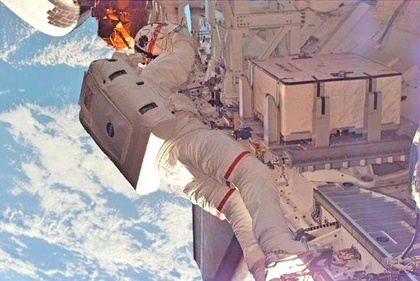
%> input picture Permeability/Test1.jpg, 420 x 281 px, shrunk from 590 x 395 before the run
$ octave Evaluta_Test.m   (GNU Octave 9; MATLAB toolbox functions it lacks are replaced by stand-ins)
%> lines starting %> are read from the running program, lines starting %| are printed output that depends on the picture
%> further down, img is the input picture: size 281x420x3 uint8; mean R, G, B 166.4, 151.2, 155.2
### Permeability/Evaluta.m
function EvalutaValue = Evaluta(image)

[row, col] = size(image(:,:,1));
%> row = 281; col = 420
MinPixel = zeros(3, 1);
MinImage = zeros(row, col);
%> MinImage: size 281x420 double; every value is 0
R_Channel = image(:,:,1);
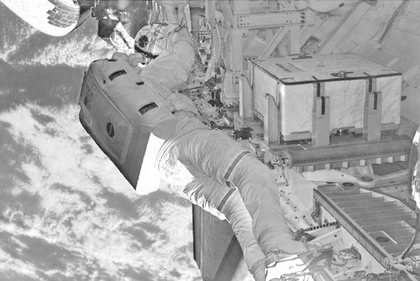
%> R_Channel: size 281x420 uint8; min 21, max 255, mean 166.4
G_Channel = image(:,:,2);
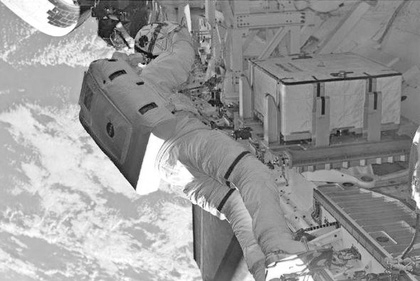
%> G_Channel: size 281x420 uint8; min 0, max 255, mean 151.2
B_Channel = image(:,:,3);
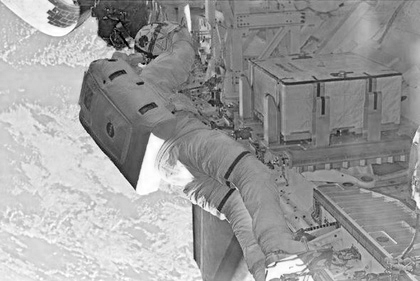
%> B_Channel: size 281x420 uint8; min 0, max 255, mean 155.2


%% 通道最小矩阵
for i = 1:row
    for j = 1:col
       MinPixel(1,1) = R_Channel(i, j);
       MinPixel(2,1) = G_Channel(i, j);
       MinPixel(3,1) = B_Channel(i, j);
       MinImage(i,j) = min(MinPixel);
    end
end
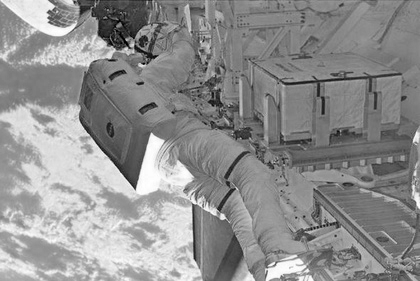
%> MinImage: size 281x420 double; min 0, max 255, mean 142.8
%> after the loop, MinPixel = [123; 110; 153]

%% 构建模板
 CenterSize= round(row / 40)*2 +1;
%> CenterSize = 15
 padsize = (CenterSize - 1) / 2;
%> padsize = 7
 MinImagePad = padarray(MinImage,[padsize, padsize],'symmetric','both'); % 填充图像
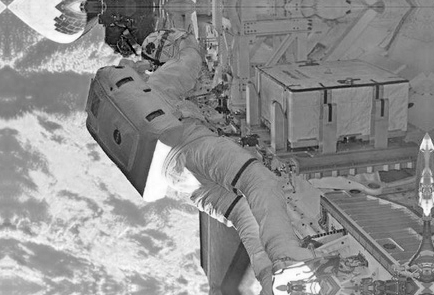
%> MinImagePad: size 295x434 double; min 0, max 255, mean 143.2
 MinImagePad1 = zeros(size(MinImagePad));

%% 通道最小矩阵
for i = padsize+1 : padsize+row
    for j = padsize+1 : padsize+col
        Local = MinImagePad(i-padsize: i+padsize, i-padsize: i+padsize);
        LocalMin = min(min(Local));
        MinImagePad1(i,j) = LocalMin;
    end
end
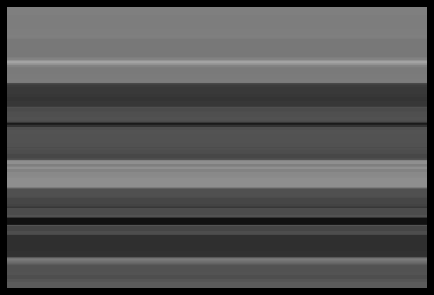
%> MinImagePad1: size 295x434 double; min 0, max 163, mean 84.4

 EvalutaImg = MinImagePad1(padsize:padsize+row,padsize:padsize+col);
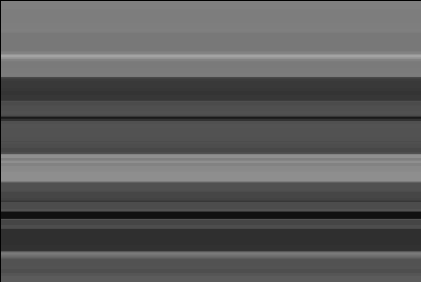
%> EvalutaImg: size 282x421 double; min 0, max 163, mean 91

 EvalutaValue = mean(mean(EvalutaImg));
%> EvalutaValue = 90.99


### Permeability/Evaluta_Test.m
%% 程序分享
% 个人博客 https://www.aomanhao.top
% Github https://github.com/AomanHao
%--------------------------------------
clear
close all
clc
%%
img=imread('Test1.jpg');
% img=imread('Test2.jpg');
figure;imshow(img),title('原始图像');

%% 评价图像的通透度
output = Evaluta(img);
%> output = 90.99

$ run again, with Permeability/Test2.jpg copied over Permeability/Test1.jpg
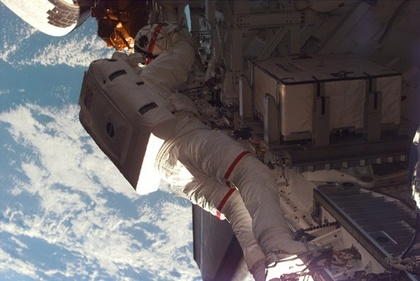
%> input picture Permeability/Test2.jpg, 420 x 281 px, shrunk from 590 x 395 before the run
%> img is the input picture: size 281x420x3 uint8; mean R, G, B 102, 97.2, 99.4
%> row = 281; col = 420
%> after the loop in Evaluta, `for i = 1:row`:
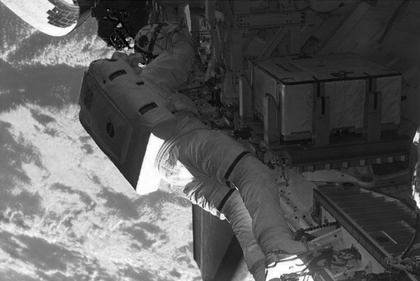
%> MinImage: size 281x420 double; min 0, max 255, mean 91
%> after the loop in Evaluta, `for i = 1:row`: MinPixel = [42; 38; 55]
%> CenterSize = 15
%> padsize = 7
%> in Evaluta, `EvalutaImg = MinImagePad1(padsize:padsize+row,padsize:padsize+col);`:
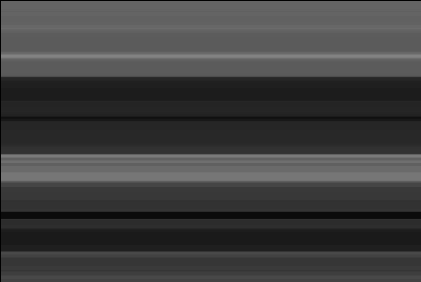
%> EvalutaImg: size 282x421 double; min 0, max 130, mean 63.4
%> EvalutaValue = 63.37

$ run again, with Permeability/3096.jpg copied over Permeability/Test1.jpg
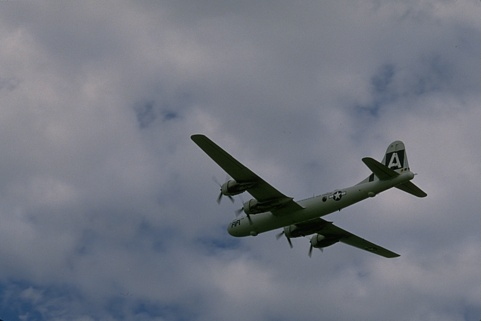
%> input picture Permeability/3096.jpg, 481 x 321 px
%> img is the input picture: size 321x481x3 uint8; mean R, G, B 113.8, 118.4, 129.2
%> row = 321; col = 481
%> after the loop in Evaluta, `for i = 1:row`: MinPixel = [54; 64; 74]
%> CenterSize = 17
%> padsize = 8
%> in Evaluta, `MinImagePad = padarray(MinImage,[padsize, padsize],'symmetric','both');`:
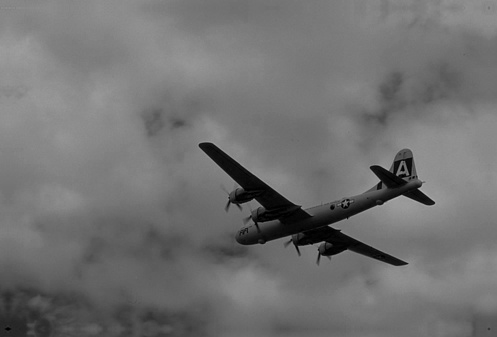
%> MinImagePad: size 337x497 double; min 0, max 175, mean 113.4
%> in Evaluta, `EvalutaImg = MinImagePad1(padsize:padsize+row,padsize:padsize+col);`:
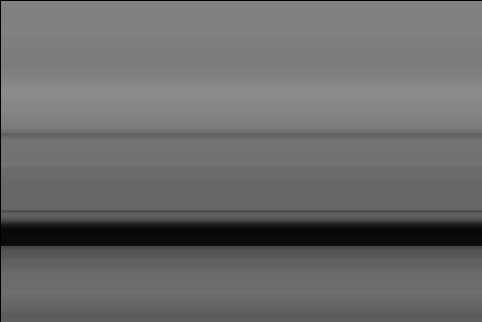
%> EvalutaImg: size 322x482 double; min 0, max 140, mean 105.8
%> EvalutaValue = 105.8
